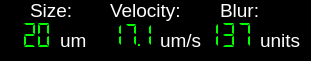
    <widget class="QFrame" name="robotparamsframe">
     <property name="geometry">
      <rect>
       <x>10</x>
       <y>549</y>
       <width>311</width>
       <height>61</height>
      </rect>
     </property>
     <property name="styleSheet">
      <string notr="true"> color: rgb(255, 255, 255);
 background-color: rgb(0, 0, 0);
font-size: 14pt; font: Arial;</string>
     </property>
     <property name="frameShape">
      <enum>QFrame::StyledPanel</enum>
     </property>
     <property name="frameShadow">
      <enum>QFrame::Raised</enum>
     </property>
     <widget class="QLabel" name="robotsizelabel">
      <property name="geometry">
       <rect>
        <x>30</x>
        <y>0</y>
        <width>51</width>
        <height>20</height>
       </rect>
      </property>
      <property name="maximumSize">
       <size>
        <width>300</width>
        <height>50</height>
       </size>
      </property>
      <property name="text">
       <string>Size:   </string>
      </property>
     </widget>
     <widget class="QLabel" name="robotvelocitylabel">
      <property name="geometry">
       <rect>
        <x>110</x>
        <y>0</y>
        <width>81</width>
        <height>21</height>
       </rect>
      </property>
      <property name="maximumSize">
       <size>
        <width>300</width>
        <height>50</height>
       </size>
      </property>
      <property name="text">
       <string>Velocity: </string>
      </property>
     </widget>
     <widget class="QLabel" name="robotblurlabel">
      <property name="geometry">
       <rect>
        <x>220</x>
        <y>0</y>
        <width>51</width>
        <height>20</height>
       </rect>
      </property>
      <property name="maximumSize">
       <size>
        <width>16777215</width>
        <height>50</height>
       </size>
      </property>
      <property name="styleSheet">
       <string notr="true"/>
      </property>
      <property name="text">
       <string>Blur:</string>
      </property>
     </widget>
     <widget class="QLCDNumber" name="blurlcdnum">
      <property name="geometry">
       <rect>
        <x>200</x>
        <y>20</y>
        <width>61</width>
        <height>30</height>
       </rect>
      </property>
      <property name="styleSheet">
       <string notr="true">background-color: rgb(0,0,0); 
color: rgb(0,255,0);</string>
      </property>
      <property name="lineWidth">
       <number>0</number>
      </property>
      <property name="midLineWidth">
       <number>0</number>
      </property>
      <property name="smallDecimalPoint">
       <bool>true</bool>
      </property>
      <property name="digitCount">
       <number>3</number>
      </property>
      <property name="mode">
       <enum>QLCDNumber::Dec</enum>
      </property>
      <property name="segmentStyle">
       <enum>QLCDNumber::Flat</enum>
      </property>
      <property name="value" stdset="0">
       <double>137.000000000000000</double>
      </property>
     </widget>
     <widget class="QLabel" name="robotvelocityunitslabel">
      <property name="geometry">
       <rect>
        <x>160</x>
        <y>30</y>
        <width>41</width>
        <height>20</height>
       </rect>
      </property>
      <property name="maximumSize">
       <size>
        <width>300</width>
        <height>50</height>
       </size>
      </property>
      <property name="text">
       <string>um/s</string>
      </property>
     </widget>
     <widget class="QLabel" name="robotblurunitslabe">
      <property name="geometry">
       <rect>
        <x>260</x>
        <y>30</y>
        <width>41</width>
        <height>20</height>
       </rect>
      </property>
      <property name="maximumSize">
       <size>
        <width>300</width>
        <height>50</height>
       </size>
      </property>
      <property name="text">
       <string>units</string>
      </property>
     </widget>
     <widget class="QLCDNumber" name="sizelcdnum">
      <property name="geometry">
       <rect>
        <x>0</x>
        <y>20</y>
        <width>61</width>
        <height>30</height>
       </rect>
      </property>
      <property name="styleSheet">
       <string notr="true">background-color: rgb(0,0,0); 
color: rgb(0,255,0);</string>
      </property>
      <property name="lineWidth">
       <number>0</number>
      </property>
      <property name="midLineWidth">
       <number>0</number>
      </property>
      <property name="smallDecimalPoint">
       <bool>false</bool>
      </property>
      <property name="digitCount">
       <number>3</number>
      </property>
      <property name="mode">
       <enum>QLCDNumber::Dec</enum>
      </property>
      <property name="segmentStyle">
       <enum>QLCDNumber::Flat</enum>
      </property>
      <property name="value" stdset="0">
       <double>20.000000000000000</double>
      </property>
     </widget>
     <widget class="QLCDNumber" name="vellcdnum">
      <property name="geometry">
       <rect>
        <x>90</x>
        <y>20</y>
        <width>71</width>
        <height>30</height>
       </rect>
      </property>
      <property name="styleSheet">
       <string notr="true">background-color: rgb(0,0,0); 
color: rgb(0,255,0);</string>
      </property>
      <property name="lineWidth">
       <number>0</number>
      </property>
      <property name="midLineWidth">
       <number>0</number>
      </property>
      <property name="smallDecimalPoint">
       <bool>true</bool>
      </property>
      <property name="digitCount">
       <number>4</number>
      </property>
      <property name="mode">
       <enum>QLCDNumber::Dec</enum>
      </property>
      <property name="segmentStyle">
       <enum>QLCDNumber::Flat</enum>
      </property>
      <property name="value" stdset="0">
       <double>17.100000000000001</double>
      </property>
     </widget>
     <widget class="QLabel" name="robotsizeunitslabel">
      <property name="geometry">
       <rect>
        <x>60</x>
        <y>30</y>
        <width>31</width>
        <height>20</height>
       </rect>
      </property>
      <property name="maximumSize">
       <size>
        <width>300</width>
        <height>50</height>
       </size>
      </property>
      <property name="text">
       <string>um  </string>
      </property>
     </widget>
    </widget>
